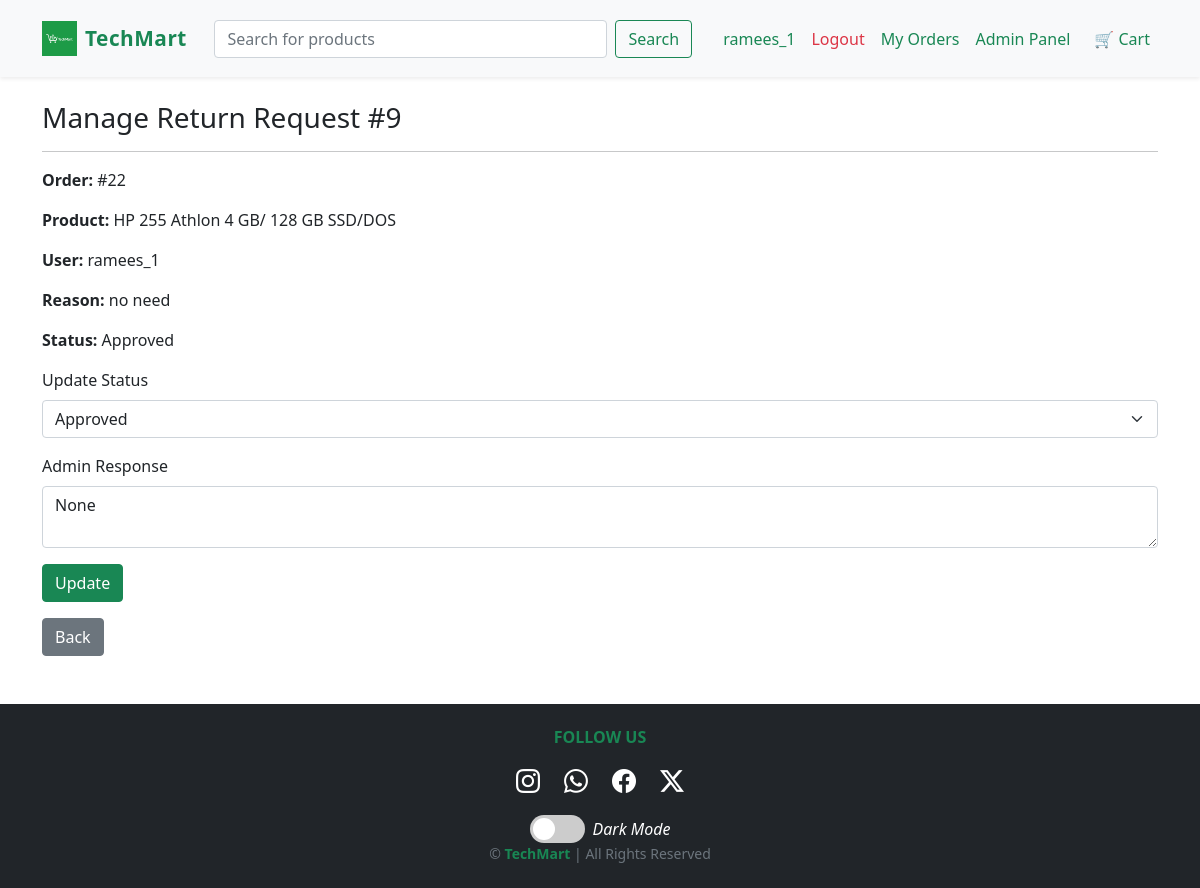
The page /adminpanel/returns/9/ (signed in) on the database its author committed.
### orders/models.py (models this page shows, shortened)
class ReturnRequest(models.Model):
    STATUS_CHOICES = [
        ("pending", "Pending"),
        ("approved", "Approved"),
        ("rejected", "Rejected"),
        ("refunded", "Refunded"),
    ]
    order = models.ForeignKey(Order, on_delete=models.CASCADE)
    item = models.ForeignKey(OrderItem, on_delete=models.CASCADE)
    user = models.ForeignKey(User, on_delete=models.CASCADE)
    reason = models.TextField()
    status = models.CharField(max_length=20, choices=STATUS_CHOICES, default="pending")
    created_at = models.DateTimeField(auto_now_add=True)
    admin_response = models.TextField(blank=True, null=True)

class Order(models.Model):
    user = models.ForeignKey(User, on_delete=models.CASCADE)
    full_name = models.CharField(max_length=100)
    address = models.TextField()
    phone = models.CharField(max_length=20)
    city = models.CharField(max_length=50)
    pincode = models.CharField(max_length=10)
    created_at = models.DateTimeField(auto_now_add=True)
    updated_at = models.DateTimeField(auto_now=True)
    total_amount = models.DecimalField(max_digits=10, decimal_places=2)
    estimated_delivery = models.DateField(null=True, blank=True)
    coupon = models.CharField(max_length=50, blank=True, null=True)
    discount_amount = models.DecimalField(max_digits=10, decimal_places=2, default=0)
    razorpay_order_id = models.CharField(max_length=200, blank=True)
    payment_status = models.CharField(max_length=50, default="Pending")
    STATUS_CHOICES = (
        ('pending', 'Pending'),
        ('processing', 'Processing'),
        ('shipped', 'Shipped'),
        ('out_for_delivery', 'Out For Delivery'),
        ('delivered', 'Delivered'),
        ('cancelled', 'Cancelled'),
    )
    status = models.CharField(max_length=20, choices=STATUS_CHOICES, default='pending')
    PAYMENT_METHOD_CHOICES = (
        ('cod', 'Cash On Delivery'),
        ('online', 'Online Payment'),
    )
    payment_method = models.CharField(max_length=20, choices=PAYMENT_METHOD_CHOICES, default='cod')

class OrderItem(models.Model):
    order = models.ForeignKey(Order, related_name='items', on_delete=models.CASCADE)
    product = models.ForeignKey(Product, on_delete=models.CASCADE)
    price = models.DecimalField(max_digits=10, decimal_places=2)
    quantity = models.PositiveIntegerField()

### products/models.py (models this page shows, shortened)
class Product(models.Model):
    category = models.ForeignKey(Category, related_name='products', on_delete=models.CASCADE)
    name = models.CharField(max_length=200)
    slug = models.SlugField(unique=True)
    description = models.TextField(blank=True)
    price = models.DecimalField(max_digits=15, decimal_places=2)
    image = models.ImageField(upload_to= 'products/')
    stock = models.PositiveIntegerField(default=10)
    available = models.BooleanField(default=True)
    created_by = models.DateTimeField(auto_now_add=True)

### adminpanel/decorators.py (the view)
    def wrapper(request, *args, **kwargs):
        if not request.user.is_authenticated:
            messages.error(request, "You must login as admin!")
            return redirect('login')
        if not request.user.is_staff:  # Only staff users allowed
            messages.error(request, "Access denied! Admins only.")
            return redirect('home')
        return view_func(request, *args, **kwargs)

### adminpanel/views.py (called while the page is built, shortened)
@admin_only
def manage_return(request, request_id):
    req = get_object_or_404(ReturnRequest, id=request_id)
    return render(request, "adminpanel/manage_return.html", {"req": req})

### adminpanel/templates/adminpanel/manage_return.html (shortened to what this page needs)
{% extends "core/base.html" %}
{% block content %}
<div class="admin-content">
<h3>Manage Return Request #{{ req.id }}</h3>
<hr>
<p><strong>Order:</strong> #{{ req.order.id }}</p>
<p><strong>Product:</strong> {{ req.item.product.name }}</p>
<p><strong>User:</strong> {{ req.user.username }}</p>
<p><strong>Reason:</strong> {{ req.reason }}</p>
<p><strong>Status:</strong> {{ req.get_status_display }}</p>
<form method="POST">
    <label class="form-label">Update Status</label>
    <select name="status" class="form-select" required>
        <option value="approved" {% if req.status == "approved" %}selected{% endif %}>Approved</option>
    </select>
    <label class="form-label mt-3">Admin Response</label>
    <textarea name="response" class="form-control">{{ req.admin_response }}</textarea>
    <button class="btn btn-success mt-3">Update</button>
</form>
<a href="{% url 'adminpanel:return_requests' %}" class="btn btn-secondary mt-3">
    Back
</a>
</div>
{% endblock %}

### core/templates/core/base.html (shortened to what this page needs)
<!DOCTYPE html>
<html lang="en">
<head>
    {% load static %}
    <link href="https://cdn.jsdelivr.net/npm/bootstrap@5.0.2/dist/css/bootstrap.min.css" rel="stylesheet">
    <link rel="stylesheet" href="https://cdn.jsdelivr.net/npm/bootstrap-icons@1.11.3/font/bootstrap-icons.css">
</head>
<body>
<nav class="navbar navbar-expand-lg navbar-light bg-light shadow-sm py-3">
    <div class="container">
        <a class="navbar-brand d-flex align-items-center" href="{% url 'home' %}">
            <img src="{% static 'images/techmartlogo.png' %}" width="35" height="35" class="me-2">
            <span class="fw-bold text-success">TechMart</span>
        </a>
        <div class="collapse navbar-collapse" id="navbarContent">
            <form class="d-flex mx-auto w-50" action="{% url 'search' %}" method="GET">
    <input class="form-control me-2"
           type="search"
           name="q"
           placeholder="Search for products"
           required>
    <button class="btn btn-outline-success" type="submit">Search</button>
</form>
            <ul class="navbar-nav ms-auto">
                {% if user.is_authenticated %}
<li class="nav-item ">
  <a class="nav-link text-success" href="{% url 'userpanel:profile' %}">{{ user.username }}</a>
</li>
                <li class="nav-item">
                    <form action="{% url 'logout' %}" method="post" class="d-inline">
                        <button type="submit" class="logout-btn nav-link text-danger pt-2">
                            Logout
                        </button>
                    </form>
                </li>
                <li class="nav-item">
                    <a class="nav-link text-success" href="{% url 'order_list' %}">My Orders</a>
                </li>
{% if user.is_staff %}
<li class="nav-item">
  <a class="nav-link text-success" href="{% url 'adminpanel:dashboard' %}">
    Admin Panel
  </a>
</li>
{% endif %}
                {% endif %}
                <li class="nav-item ms-2">
                    <a class="nav-link fw-semibold text-success" href="{% url 'cart_detail' %}">
                        🛒 Cart
                    </a>
                </li>
            </ul>
        </div>
    </div>
</nav>
<div class="container mt-4">
    {% block content %}{% endblock %}
</div>
<footer class="bg-dark text-white text-center py-4 mt-5">
    <div class="container">
        <h6 class="text-uppercase fw-bold text-success mb-3">Follow Us</h6>
        <div class="d-flex justify-content-center gap-4 mb-3">
            <a class="text-white fs-4" href="#"><i class="bi bi-instagram"></i></a>
            <a class="text-white fs-4" href="#"><i class="bi bi-whatsapp"></i></a>
            <a class="text-white fs-4" href="#"><i class="bi bi-facebook"></i></a>
            <a class="text-white fs-4" href="#"><i class="bi bi-twitter-x"></i></a>
        </div>
<div class="theme-switch-wrapper mt-3">
    <label class="theme-switch" for="themeCheckbox">
        <span class="slider round"></span>
    </label>
    <em class="ms-2">Dark Mode</em>
</div>
        <p class="mb-0 small text-muted">
            © {{ now|date:"Y" }} <span class="text-success fw-bold">TechMart</span> | All Rights Reserved
        </p>
    </div>
</footer>
</body>
</html>

### core/templates/core/base.html (style rules this page uses)
.navbar-brand span { font-size: 1.3rem; letter-spacing: 0.5px; }
.nav-link { transition: color 0.2s ease-in-out; }
.logout-btn { text-decoration: none; border: none; padding: 0; background: transparent; }
body.light-mode { background: #ffffff; color: #212529; }
.navbar, .card, .modal-content, .list-group-item { transition: 0.3s; }
.theme-switch-wrapper { display: flex; align-items: center; justify-content: center; }
.theme-switch { position: relative; display: inline-block; width: 55px; height: 28px; }
.slider { position: absolute; cursor: pointer; top: 0; left: 0; right: 0; bottom: 0; background-color: #ccc; transition: .4s; border-radius: 34px; }
.slider:before { position: absolute; content: ""; height: 22px; width: 22px; left: 3px; bottom: 3px; background-color: white; transition: .4s; border-radius: 50%; }
.slider.round { border-radius: 34px; }

### rows shown on the page
ReturnRequest: id "9", order.id "22", item.product.name "HP 255 Athlon 4 GB/ 128 GB SSD/DOS", user.username "ramees_1", reason "no need", status "Approved", response "None"

### other values the page prints
{{ user.username }} "ramees_1"
